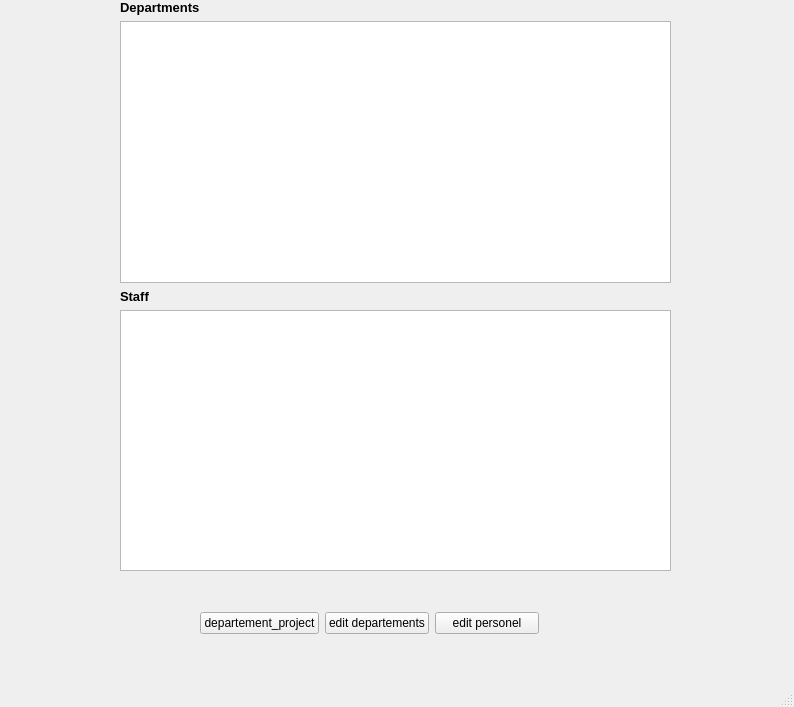
<?xml version="1.0" encoding="UTF-8"?>
<ui version="4.0">
 <class>MainWindow</class>
 <widget class="QMainWindow" name="MainWindow">
  <property name="geometry">
   <rect>
    <x>0</x>
    <y>0</y>
    <width>794</width>
    <height>707</height>
   </rect>
  </property>
  <property name="windowTitle">
   <string>MainWindow</string>
  </property>
  <widget class="QWidget" name="centralwidget">
   <widget class="QWidget" name="">
    <property name="geometry">
     <rect>
      <x>200</x>
      <y>610</y>
      <width>339</width>
      <height>26</height>
     </rect>
    </property>
    <layout class="QHBoxLayout" name="horizontalLayout">
     <item>
      <widget class="QPushButton" name="departement_project">
       <property name="text">
        <string>departement_project</string>
       </property>
      </widget>
     </item>
     <item>
      <widget class="QPushButton" name="pushButton_department_ekrani">
       <property name="text">
        <string>edit departements</string>
       </property>
      </widget>
     </item>
     <item>
      <widget class="QPushButton" name="pushButton_personel_ekrani">
       <property name="text">
        <string>edit personel</string>
       </property>
      </widget>
     </item>
    </layout>
   </widget>
   <widget class="QWidget" name="">
    <property name="geometry">
     <rect>
      <x>120</x>
      <y>0</y>
      <width>551</width>
      <height>571</height>
     </rect>
    </property>
    <layout class="QVBoxLayout" name="verticalLayout">
     <item>
      <widget class="QLabel" name="label_departmanlar">
       <property name="font">
        <font>
         <pointsize>10</pointsize>
         <bold>true</bold>
        </font>
       </property>
       <property name="text">
        <string>Departments</string>
       </property>
      </widget>
     </item>
     <item>
      <widget class="QTableView" name="tableView_department">
       <property name="enabled">
        <bool>true</bool>
       </property>
       <property name="sizePolicy">
        <sizepolicy hsizetype="Expanding" vsizetype="Expanding">
         <horstretch>0</horstretch>
         <verstretch>0</verstretch>
        </sizepolicy>
       </property>
      </widget>
     </item>
     <item>
      <widget class="QLabel" name="label_personeller">
       <property name="font">
        <font>
         <pointsize>10</pointsize>
         <bold>true</bold>
        </font>
       </property>
       <property name="text">
        <string>Staff</string>
       </property>
      </widget>
     </item>
     <item>
      <widget class="QTableView" name="tableView_personal"/>
     </item>
    </layout>
   </widget>
  </widget>
  <widget class="QMenuBar" name="menubar">
   <property name="geometry">
    <rect>
     <x>0</x>
     <y>0</y>
     <width>794</width>
     <height>21</height>
    </rect>
   </property>
  </widget>
  <widget class="QStatusBar" name="statusbar"/>
 </widget>
 <resources/>
 <connections/>
</ui>
